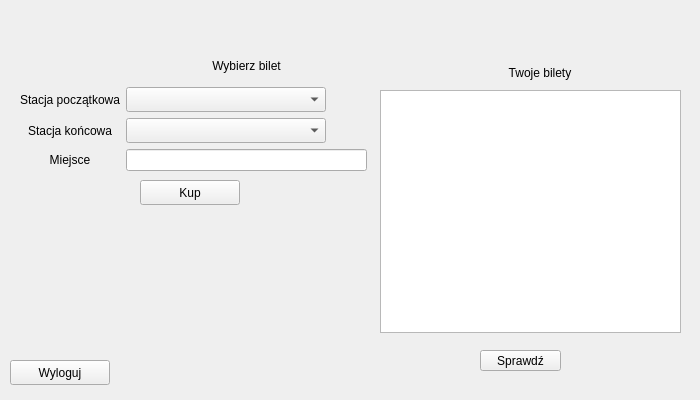
<?xml version="1.0" encoding="UTF-8"?>
<ui version="4.0">
 <class>TicketPurchaseWindow</class>
 <widget class="QWidget" name="TicketPurchaseWindow">
  <property name="geometry">
   <rect>
    <x>0</x>
    <y>0</y>
    <width>700</width>
    <height>400</height>
   </rect>
  </property>
  <property name="minimumSize">
   <size>
    <width>700</width>
    <height>400</height>
   </size>
  </property>
  <property name="maximumSize">
   <size>
    <width>700</width>
    <height>400</height>
   </size>
  </property>
  <property name="windowTitle">
   <string>Biletomat</string>
  </property>
  <widget class="QWidget" name="gridLayoutWidget">
   <property name="geometry">
    <rect>
     <x>20</x>
     <y>50</y>
     <width>347</width>
     <height>121</height>
    </rect>
   </property>
   <layout class="QGridLayout" name="gridLayout">
    <item row="2" column="0">
     <widget class="QLabel" name="label_3">
      <property name="minimumSize">
       <size>
        <width>100</width>
        <height>0</height>
       </size>
      </property>
      <property name="text">
       <string>Stacja końcowa</string>
      </property>
      <property name="alignment">
       <set>Qt::AlignCenter</set>
      </property>
     </widget>
    </item>
    <item row="0" column="1">
     <widget class="QLabel" name="label">
      <property name="text">
       <string>Wybierz bilet</string>
      </property>
      <property name="alignment">
       <set>Qt::AlignCenter</set>
      </property>
     </widget>
    </item>
    <item row="3" column="0">
     <widget class="QLabel" name="label_4">
      <property name="text">
       <string>Miejsce</string>
      </property>
      <property name="alignment">
       <set>Qt::AlignCenter</set>
      </property>
     </widget>
    </item>
    <item row="1" column="1">
     <widget class="QComboBox" name="comboBox_startStation">
      <property name="minimumSize">
       <size>
        <width>200</width>
        <height>25</height>
       </size>
      </property>
      <property name="maximumSize">
       <size>
        <width>200</width>
        <height>25</height>
       </size>
      </property>
     </widget>
    </item>
    <item row="2" column="1">
     <widget class="QComboBox" name="comboBox_endStation">
      <property name="minimumSize">
       <size>
        <width>200</width>
        <height>25</height>
       </size>
      </property>
      <property name="maximumSize">
       <size>
        <width>200</width>
        <height>25</height>
       </size>
      </property>
     </widget>
    </item>
    <item row="1" column="0">
     <widget class="QLabel" name="label_2">
      <property name="minimumSize">
       <size>
        <width>100</width>
        <height>0</height>
       </size>
      </property>
      <property name="text">
       <string>Stacja początkowa</string>
      </property>
      <property name="alignment">
       <set>Qt::AlignCenter</set>
      </property>
     </widget>
    </item>
    <item row="3" column="1">
     <widget class="QLineEdit" name="lineEdit_seat">
      <property name="alignment">
       <set>Qt::AlignLeading|Qt::AlignLeft|Qt::AlignTop</set>
      </property>
     </widget>
    </item>
   </layout>
  </widget>
  <widget class="QListView" name="ticketsListView">
   <property name="geometry">
    <rect>
     <x>380</x>
     <y>90</y>
     <width>301</width>
     <height>243</height>
    </rect>
   </property>
  </widget>
  <widget class="QPushButton" name="pushButton_viewTickets">
   <property name="geometry">
    <rect>
     <x>480</x>
     <y>350</y>
     <width>81</width>
     <height>21</height>
    </rect>
   </property>
   <property name="text">
    <string>Sprawdź</string>
   </property>
  </widget>
  <widget class="QPushButton" name="pushButton_purchase">
   <property name="geometry">
    <rect>
     <x>140</x>
     <y>180</y>
     <width>100</width>
     <height>25</height>
    </rect>
   </property>
   <property name="minimumSize">
    <size>
     <width>100</width>
     <height>25</height>
    </size>
   </property>
   <property name="maximumSize">
    <size>
     <width>100</width>
     <height>25</height>
    </size>
   </property>
   <property name="text">
    <string>Kup</string>
   </property>
  </widget>
  <widget class="QLabel" name="label_5">
   <property name="geometry">
    <rect>
     <x>490</x>
     <y>60</y>
     <width>100</width>
     <height>25</height>
    </rect>
   </property>
   <property name="minimumSize">
    <size>
     <width>100</width>
     <height>25</height>
    </size>
   </property>
   <property name="maximumSize">
    <size>
     <width>100</width>
     <height>25</height>
    </size>
   </property>
   <property name="text">
    <string>Twoje bilety</string>
   </property>
   <property name="alignment">
    <set>Qt::AlignCenter</set>
   </property>
  </widget>
  <widget class="QPushButton" name="pushButton_logout">
   <property name="geometry">
    <rect>
     <x>10</x>
     <y>360</y>
     <width>100</width>
     <height>25</height>
    </rect>
   </property>
   <property name="minimumSize">
    <size>
     <width>100</width>
     <height>25</height>
    </size>
   </property>
   <property name="maximumSize">
    <size>
     <width>100</width>
     <height>25</height>
    </size>
   </property>
   <property name="text">
    <string>Wyloguj</string>
   </property>
  </widget>
 </widget>
 <resources/>
 <connections/>
</ui>
